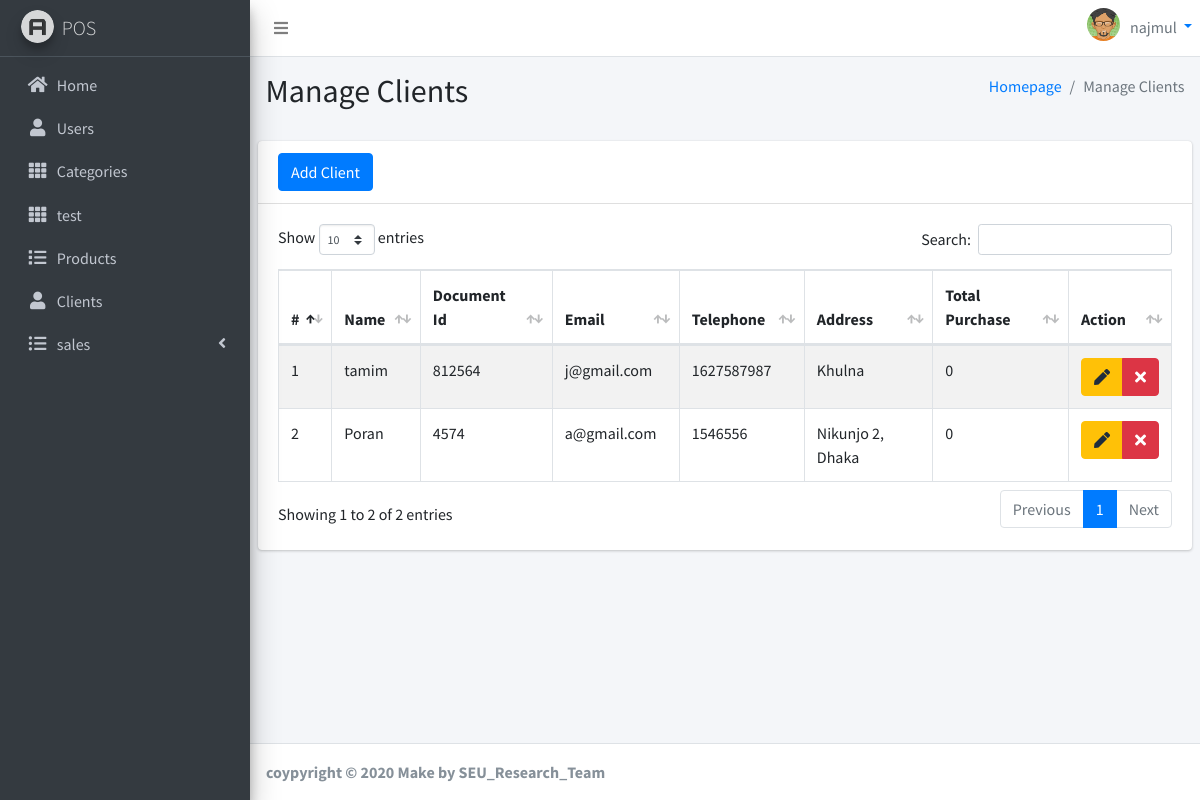
The app's page /clients.php (signed in) with its own data.
### tables this page shows
CREATE TABLE `clients` (
  `id` int(11) NOT NULL,
  `name` text NOT NULL,
  `document` int(11) NOT NULL,
  `email` text NOT NULL,
  `phone` int(11) NOT NULL,
  `address` text NOT NULL,
  `birth_date` date NOT NULL,
  `purchases` int(11) NOT NULL,
  `date` timestamp NOT NULL DEFAULT current_timestamp() ON UPDATE current_timestamp()
);

### clients.php (the view, shortened to what this page needs)
<?php
include "header.php";
?>
<div class="content-wrapper">
    <section class="content-header">
        <div class="container-fluid">
            <div class="row mb-2">
                <div class="col-sm-6">
                    <h2>Manage Clients</h2>
                </div>
                <div class="col-sm-6">
                    <ol class="breadcrumb float-sm-right">
                        <li class="breadcrumb-item"><a href="#"><i class="fa fa-dashboard"></i>Homepage</a></li>
                        <li class="breadcrumb-item active">Manage Clients</li>
                    </ol>
                </div>
            </div>
        </div>
    </section>
    <section class="content">
        <div class="card">
            <div class="card-header">
                <button class="btn btn-primary" data-toggle="modal" data-target="#modalAddClient">
                    Add Client
                </button>
            </div>
            <div class="card-body">
                <div class="box">
                    <table class="table table-bordered table-striped table-responsive-sm mydatatable">
                        <thead>
                        <tr>
                            <th>#</th>
                            <th>Name</th>
                            <th>Document Id</th>
                            <th>Email</th>
                            <th>Telephone</th>
                            <th>Address</th>
                            <th>Total Purchase</th>
                            <th>Action </th>
                        </tr>
                        </thead>
                        <tbody>
                        <?php
                        include_once "connection.php";
                        $query = "SELECT * FROM clients";
                        $result = mysqli_query($conn, $query);
                        $count = 0;
                        while ($row = mysqli_fetch_assoc($result)){
                        $count++;
                        ?>
                        <tr>
                        <td><?= $count ?></td>
                        <td><?= $row['name'] ?></td>
                        <td><?= $row['document'] ?></td>
                        <td><?= $row['email'] ?></td>
                        <td><?= $row['phone'] ?></td>
                        <td><?= $row['address'] ?></td>
                        <td><?= $row['purchases'] ?></td>
                        <td>
                            <div class="btn-group">
                                <button class="btn btn-warning" data-toggle="modal" data-target="#editClientModal-<?= $row['id'] ?>"><i class="fa fa-pen"></i></button>
                                <a href="controllers/deleteClient.controller.php?client_delete=<?= base64_encode($row['id']) ?>" class="btn btn-danger" onclick="return confirm('Are you sure to delete')"><i class="fa fa-times"></i></a>
                            </div>
                        </td>
                        </tr>
                        <?php
                        }
                        ?>
                        </tbody>
                    </table>
                </div>
            </div>
        </div>
    </section>
</div>
<?php
include "footer.php";
?>

### records on screen
clients: name "tamim", document "812564", email "j@gmail.com", phone "1627587987", address "Khulna", purchases "0"
clients: name "Poran", document "4574", email "a@gmail.com", phone "1546556", address "Nikunjo 2, Dhaka", purchases "0"

### other values on screen
$_SESSION['name'] "najmul"
